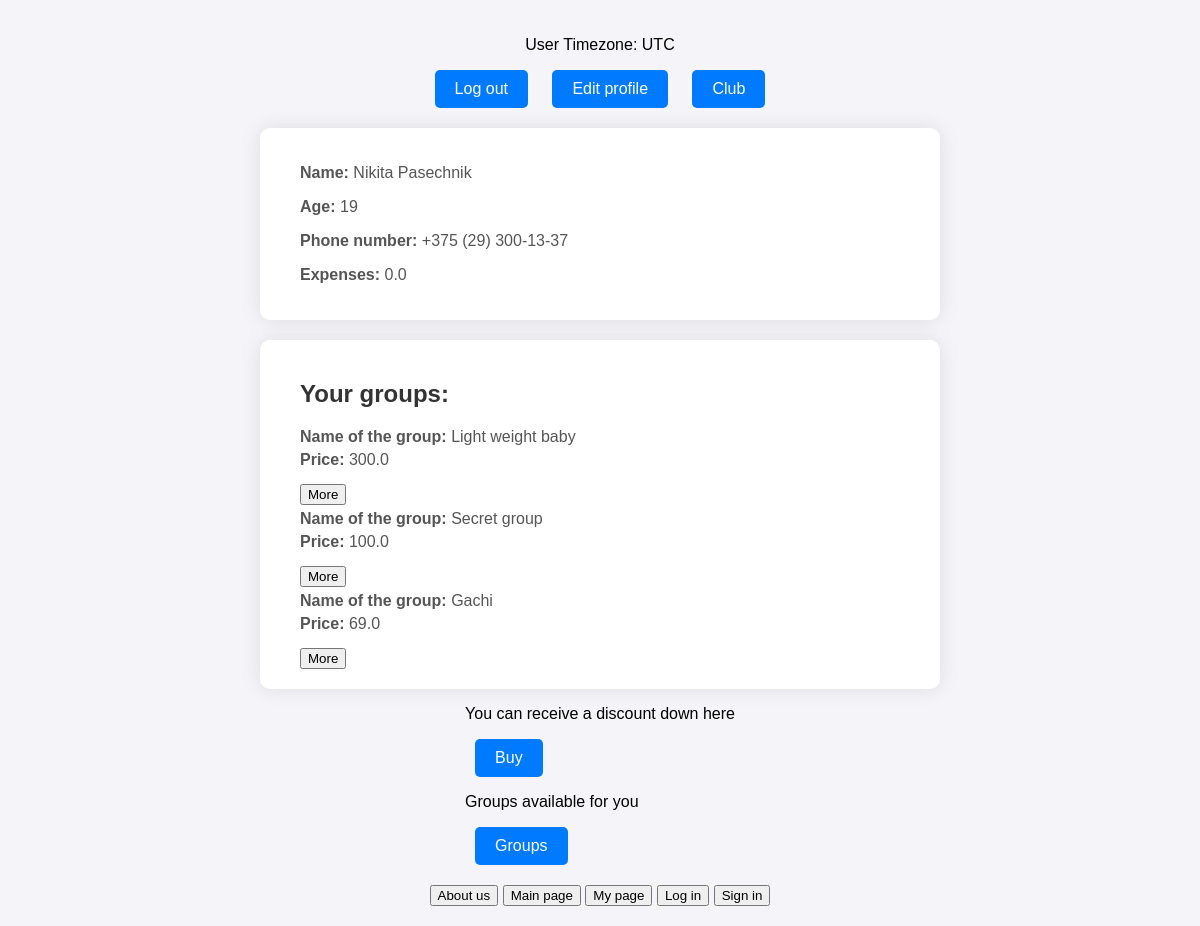
/client_page/ (signed in), run on the app's committed database.
### entities/models.py (models this page shows, shortened)
class Base(models.Model):
    create_date = models.DateTimeField(auto_now=True)
    update_date = models.DateTimeField(auto_now=True)
    local_create_date = models.DateTimeField(auto_now=True)
    local_update_date = models.DateTimeField(auto_now=True)
    class Meta:
        abstract = True

class Client(Base):
    user = models.OneToOneField(User, on_delete=models.CASCADE)
    phone_regex = RegexValidator(
        regex=r'\+\d{3} \(\d{2}\) \d{3}-\d{2}-\d{2}$',
        message="+375 (29) XXX-XX-XX;   "
    )
    age = models.PositiveSmallIntegerField(default=0)
    first_name = models.CharField(max_length=50)
    last_name = models.CharField(max_length=50)
    date_of_birth = models.DateField(default=datetime.date.today())
    phone_number = models.CharField(
        validators=[phone_regex],
        max_length=19,
        blank=True,
        null=True
    )
    costs = models.FloatField(default=0, validators=[MinValueValidator(0)])

class Group(Base):
    name = models.CharField(max_length=50)
    all_price = models.FloatField(default=0, validators=[MinValueValidator(0)])
    max_services = models.PositiveSmallIntegerField(default=10)
    max_clients = models.PositiveSmallIntegerField(default=10)
    is_open = models.BooleanField(default=False)
    is_edit = models.BooleanField(default=True)
    clients = models.ManyToManyField(Client, blank=True)

### entities/views.py (the view, shortened to what this page needs)
# urls.py: path('client_page/', views.client_page, name='client'),
@login_required(login_url='login/')
def client_page(request):
    logger.info("Client page")
    user = request.user
    try:
        client = Client.objects.get(user=user)
    except:
        return reverse('entities:login')
    groups = client.group_set.all()
    first_name = user.first_name
    predicted_age = None
    predicted_gender = None
    context = {'client': client,
                'groups': groups,
                'predicted_age': predicted_age,
                'predicted_gender': predicted_gender,
                }
    return render(request, "ClientPage.html", context)

### entities/templates/ClientPage.html (shortened to what this page needs)
{% extends "extender.html" %}
{% block content %}
<!DOCTYPE html>
<html lang="en">
<head>
</head>
<body>
    <div class="header-buttons">
        <a href="{% url 'entities:logout' %}"><button>Log out</button></a>
        <a href="{% url 'entities:change_client' %}"><button>Edit profile</button></a>
        <a href="{% url 'entities:homepage' %}"><button>Club</button></a>
    </div>
    <div class="container">
        <p><b>Name:</b> {{client.first_name}} {{client.last_name}}</p>
        <p><b>Age:</b> {{client.age}}</p>
        <p><b>Phone number:</b> {{client.phone_number}}</p>
        <p><b>Expenses:</b> {{client.costs}}</p>
    </div>
    <div class="container group-container">
        <h2>Your groups:</h2>
        {% if groups %}
            {% for group in groups %}
                <p><b>Name of the group:</b> {{group.name}}</p>
                <p><b>Price:</b> {{group.all_price}}</p>
                <a href="{% url 'entities:group_details' group.id %}"><button>More</button></a>
            {% endfor %}
        {% else %}
            <p>You have no groups yet</p>
        {% endif %}
    </div>
    <div class="footer-buttons">
        <p>You can receive a discount down here</p>
        <a href="{% url 'entities:client_buy_card' %}"><button>Buy</button></a>
        <p>Groups available for you</p>
        <a href="{% url 'entities:groups' %}"><button>Groups</button></a>
    </div>
</body>
</html>
{% endblock content %}

### entities/templates/ClientPage.html (style rules this page uses)
body { font-family: Arial, sans-serif; background-color: #f4f4f9; margin: 0; padding: 20px; display: flex; flex-direction: column; align-items: center; }
.header-buttons, .footer-buttons { margin-bottom: 20px; }
.header-buttons a, .footer-buttons a { text-decoration: none; margin: 0 10px; }
.header-buttons button, .footer-buttons button { background-color: #007bff; color: white; padding: 10px 20px; border: none; border-radius: 5px; cursor: pointer; font-size: 16px; }
.container { background-color: #fff; padding: 20px 40px; border-radius: 10px; box-shadow: 0 0 20px rgba(0, 0, 0, 0.1); width: 60%; max-width: 600px; }
.container h2 { margin-top: 20px; color: #333; }
.container p { font-size: 16px; color: #555; }
.group-container { margin-top: 20px; }
.group-container p { margin: 5px 0; }
.group-container button { margin-top: 10px; }

### data on the page
Client: first_name "Nikita", last_name "Pasechnik", age "19", phone_number "+375 (29) 300-13-37", costs "0.0"
Group: name "Light weight baby", all_price "300.0"
Group: name "Secret group", all_price "100.0"
Group: name "Gachi", all_price "69.0"
